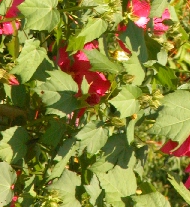
#> input picture FSRCNN_ML1/Train/t11-270.bmp, 190 x 207 px; its folder holds 2 pictures in this run
$ python expand_data.py Train   (older library calls are emulated)
#> lines starting #> are read from the running program, lines starting #| are printed output that depends on the picture
import os
import sys
import glob
import numpy as np
from PIL import Image
import pdb

# Artifically expands the dataset by a factor of 19 by scaling and then rotating every image
def main():
  if len(sys.argv) == 2:
    data = prepare_data(sys.argv[1])
  else:
    data = prepare_data("D:/Dropbox/Dropbox/Master Theoretische Informatik/Machine Learning 1/Python Programme ML1 Project/FSRCNN_New/Train_new/")
    # print("Missing argument: You must specify a folder with images to expand")


  for i in range(len(data)):
    scale(data[i])
#> in scale, image is the input picture: PIL image 190x207 RGB; mean R, G, B 136.1, 132.3, 58.2
#> the loop in scale, `for scale in scales:` made 4 passes
#> pass 1, in scale, `new_image = image.resize((new_width, new_height), Image.ANTIALIAS)`:
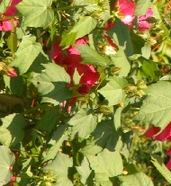
#> new_image: PIL image 171x186 RGB; mean R, G, B 136.1, 132.3, 58.4
#> pass 2, in scale, `new_image = image.resize((new_width, new_height), Image.ANTIALIAS)`:
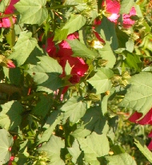
#> new_image: PIL image 152x165 RGB; mean R, G, B 136.1, 132.3, 58.4
#> pass 3, in scale, `new_image = image.resize((new_width, new_height), Image.ANTIALIAS)`:
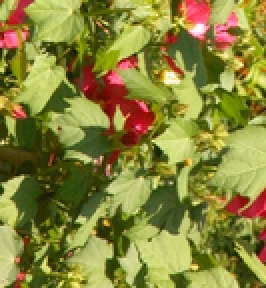
#> new_image: PIL image 133x144 RGB (shown 2 times larger); mean R, G, B 136.1, 132.3, 58.4
#> after the loop in scale, `for scale in scales:`:
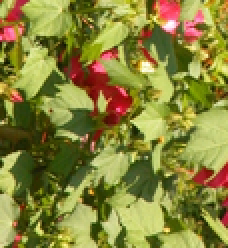
#> new_image: PIL image 114x124 RGB (shown 2 times larger); mean R, G, B 136.1, 132.3, 58.4
    rotate(data[i])
#> in rotate, `new_image = image.rotate(rotation, expand=True)`:
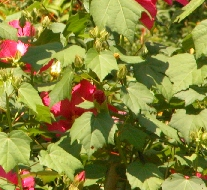
#> new_image: PIL image 207x190 RGB; mean R, G, B 136.1, 132.3, 58.2
#> pass 2 of the loop in main, `for i in range(len(data)):`:
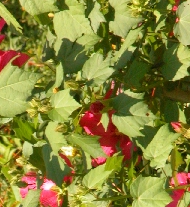
#> input picture FSRCNN_ML1/Train/t11-90.bmp, 190 x 207 px
#> in scale, image is the input picture: PIL image 190x207 RGB; mean R, G, B 136.1, 132.3, 58.2
#> after the loop in scale (call 2), `for scale in scales:`:
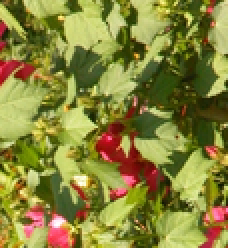
#> new_image: PIL image 114x124 RGB (shown 2 times larger); mean R, G, B 136.1, 132.3, 58.4
#> in rotate (call 2), `new_image = image.rotate(rotation, expand=True)`:
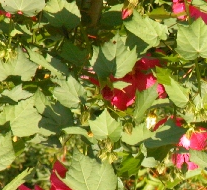
#> new_image: PIL image 207x190 RGB; mean R, G, B 136.1, 132.3, 58.2

def prepare_data(dataset):
  filenames = os.listdir(dataset)
  data_dir = os.path.join(os.getcwd(), dataset)
  data = glob.glob(os.path.join(data_dir, "*.bmp"))

  return data

def scale(file):
  image = Image.open(file)
  width, height = image.size

  scales = [0.9, 0.8, 0.7, 0.6]
  for scale in scales:
    new_width, new_height = int(width * scale), int(height * scale)
    new_image = image.resize((new_width, new_height), Image.ANTIALIAS)
    new_path = '{}-{}.bmp'.format(file[:-4], scale)
    new_image.save(new_path)

def rotate(file):
  image = Image.open(file)

  rotations = [90, 180, 270]
  for rotation in rotations:
    new_image = image.rotate(rotation, expand=True)
    new_path = '{}-{}.bmp'.format(file[:-4], rotation)
    new_image.save(new_path)

if __name__ == '__main__':
  main()
